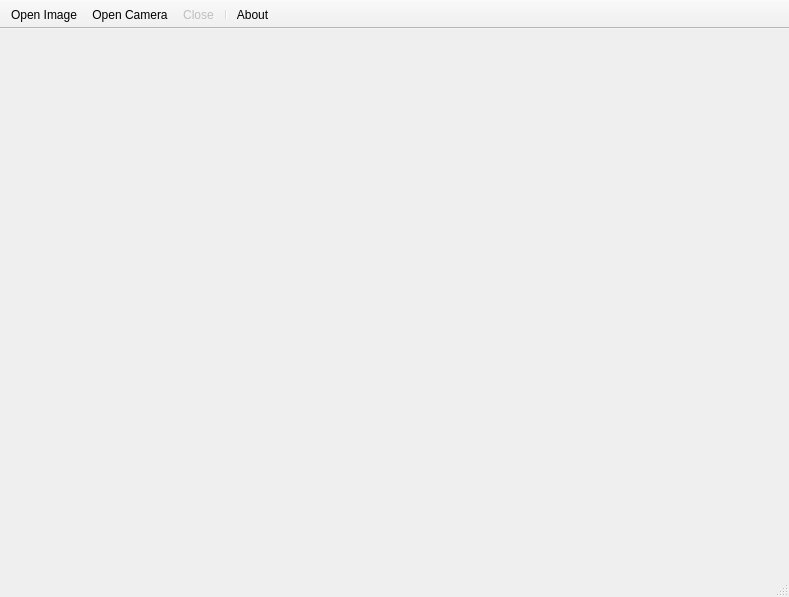
<?xml version="1.0" encoding="UTF-8"?>
<ui version="4.0">
 <class>MainWindow</class>
 <widget class="QMainWindow" name="MainWindow">
  <property name="geometry">
   <rect>
    <x>0</x>
    <y>0</y>
    <width>789</width>
    <height>597</height>
   </rect>
  </property>
  <property name="windowTitle">
   <string>ISF Face Viewer</string>
  </property>
  <widget class="QWidget" name="centralwidget">
   <layout class="QVBoxLayout" name="verticalLayout">
    <item>
     <widget class="ImageWidget" name="image" native="true"/>
    </item>
   </layout>
  </widget>
  <widget class="QStatusBar" name="statusbar"/>
  <widget class="QToolBar" name="toolBar">
   <property name="windowTitle">
    <string>toolBar</string>
   </property>
   <property name="movable">
    <bool>false</bool>
   </property>
   <property name="allowedAreas">
    <set>Qt::TopToolBarArea</set>
   </property>
   <property name="toolButtonStyle">
    <enum>Qt::ToolButtonTextBesideIcon</enum>
   </property>
   <property name="floatable">
    <bool>false</bool>
   </property>
   <attribute name="toolBarArea">
    <enum>TopToolBarArea</enum>
   </attribute>
   <attribute name="toolBarBreak">
    <bool>false</bool>
   </attribute>
   <addaction name="actionOpenImage"/>
   <addaction name="actionOpenCamera"/>
   <addaction name="actionClose"/>
   <addaction name="separator"/>
   <addaction name="actionAbout"/>
  </widget>
  <action name="actionOpenCamera">
   <property name="icon">
    <iconset resource="FaceViewer.qrc">
     <normaloff>:/res/camera.svg</normaloff>:/res/camera.svg</iconset>
   </property>
   <property name="text">
    <string>Open Camera</string>
   </property>
  </action>
  <action name="actionClose">
   <property name="enabled">
    <bool>false</bool>
   </property>
   <property name="icon">
    <iconset resource="FaceViewer.qrc">
     <normaloff>:/res/disconnect.svg</normaloff>:/res/disconnect.svg</iconset>
   </property>
   <property name="text">
    <string>Close</string>
   </property>
   <property name="toolTip">
    <string>Close Image Source</string>
   </property>
  </action>
  <action name="actionAbout">
   <property name="icon">
    <iconset resource="FaceViewer.qrc">
     <normaloff>:/res/about.svg</normaloff>:/res/about.svg</iconset>
   </property>
   <property name="text">
    <string>About</string>
   </property>
  </action>
  <action name="actionOpenImage">
   <property name="icon">
    <iconset resource="FaceViewer.qrc">
     <normaloff>:/res/image.svg</normaloff>:/res/image.svg</iconset>
   </property>
   <property name="text">
    <string>Open Image</string>
   </property>
  </action>
 </widget>
 <customwidgets>
  <customwidget>
   <class>ImageWidget</class>
   <extends>QWidget</extends>
   <header>imagewidget.h</header>
   <container>1</container>
  </customwidget>
 </customwidgets>
 <resources>
  <include location="FaceViewer.qrc"/>
 </resources>
 <connections/>
</ui>
